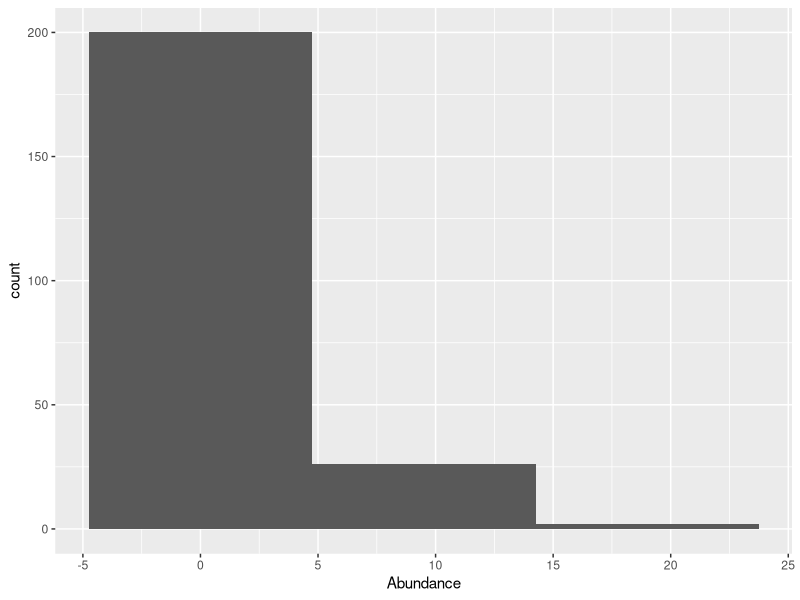
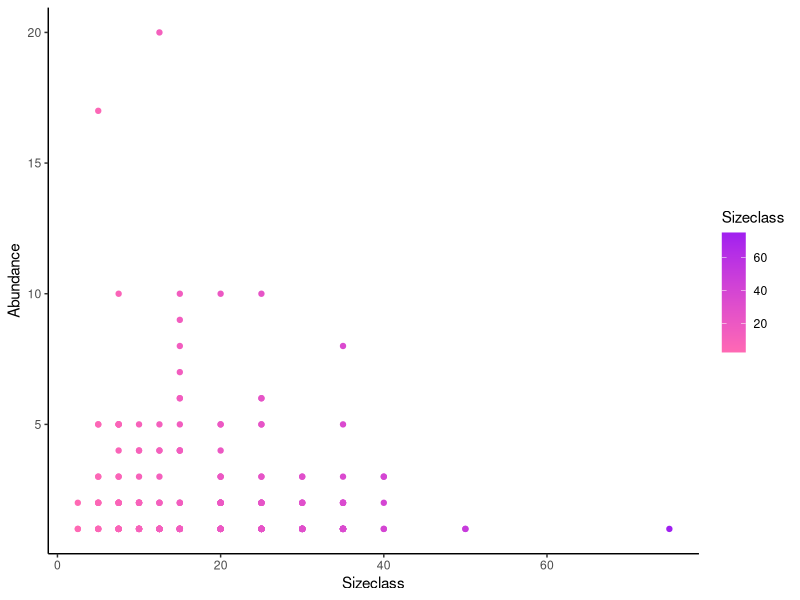
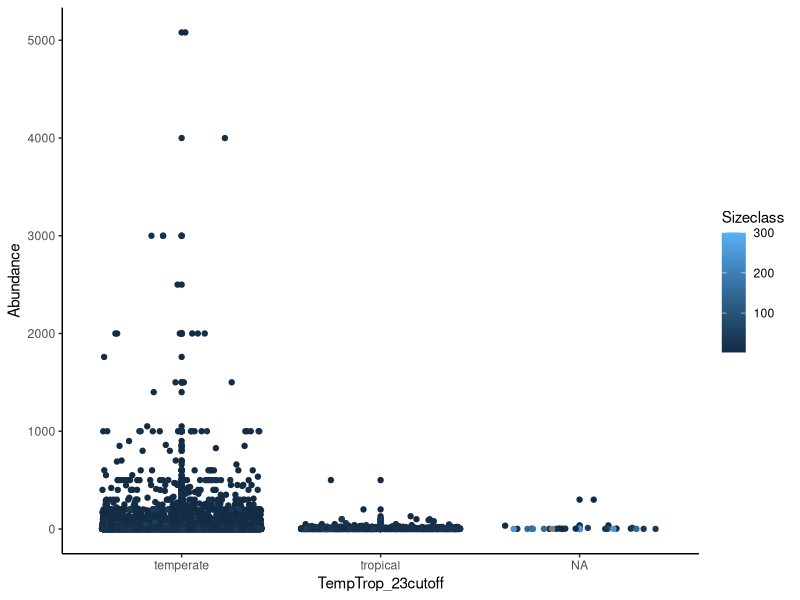
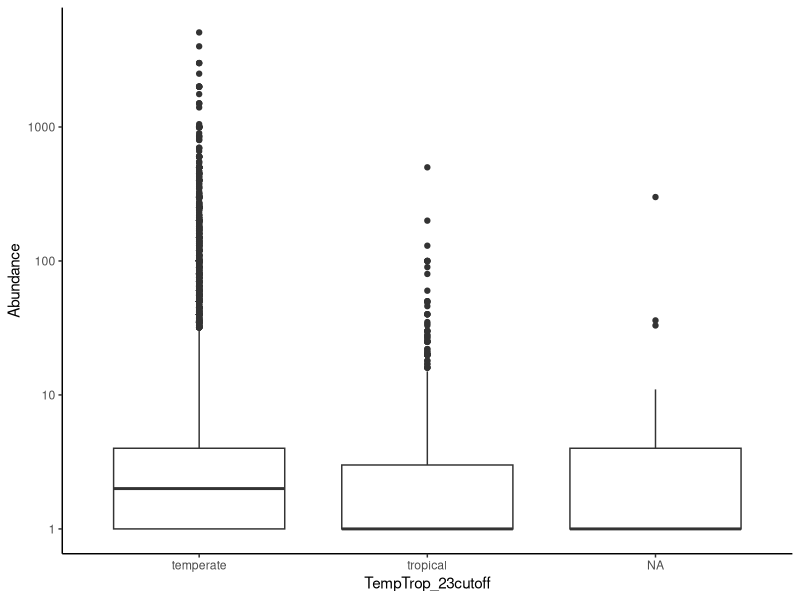
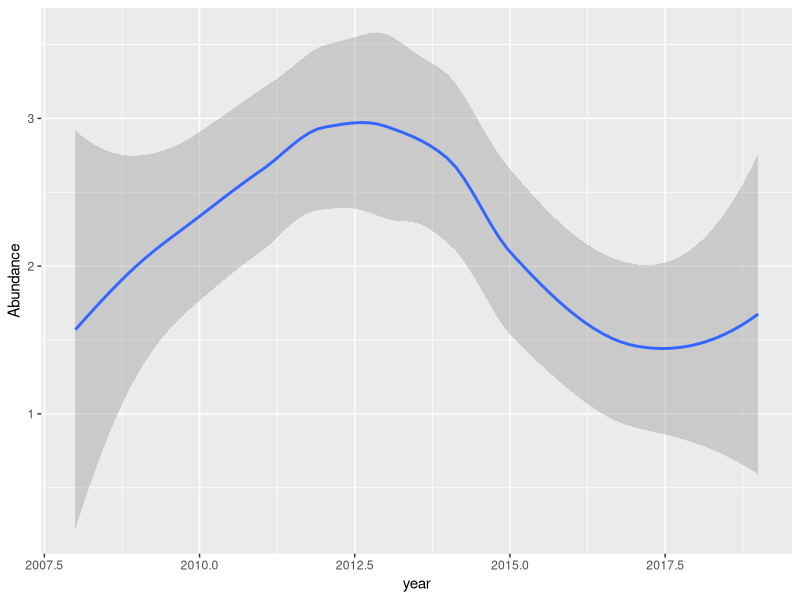
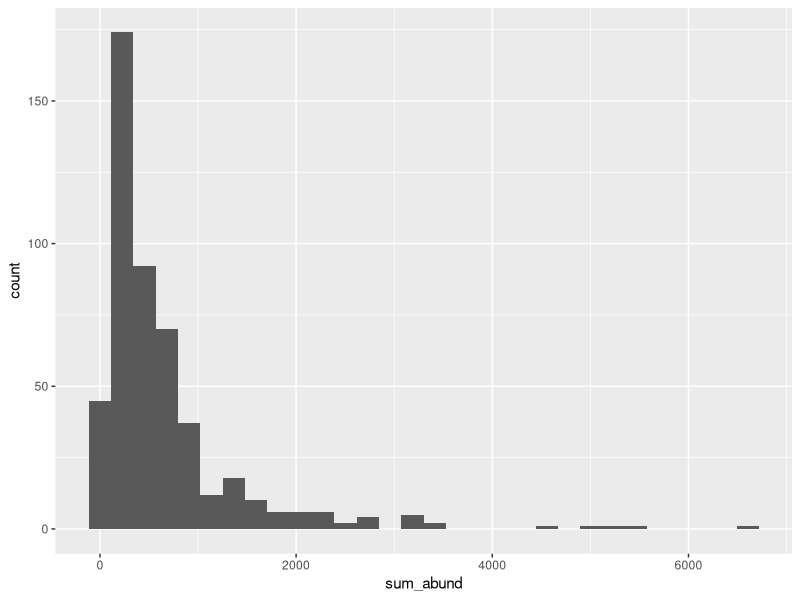
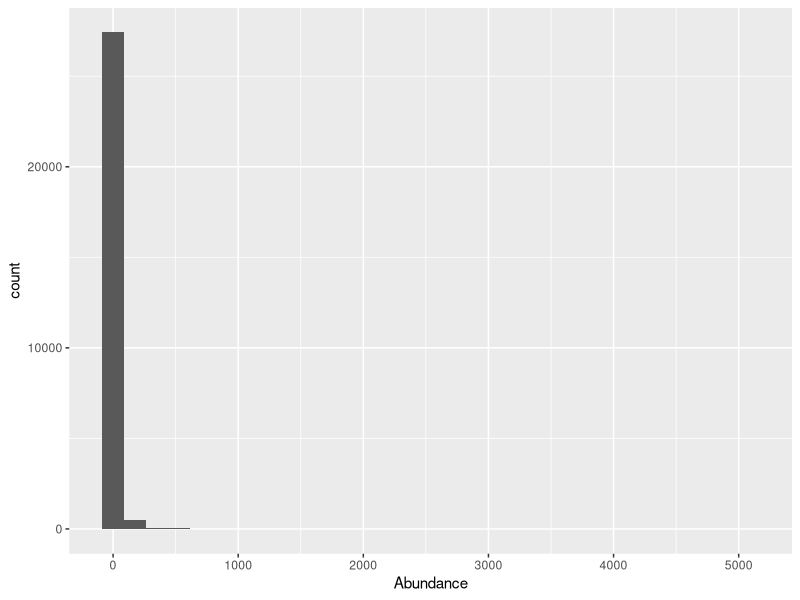
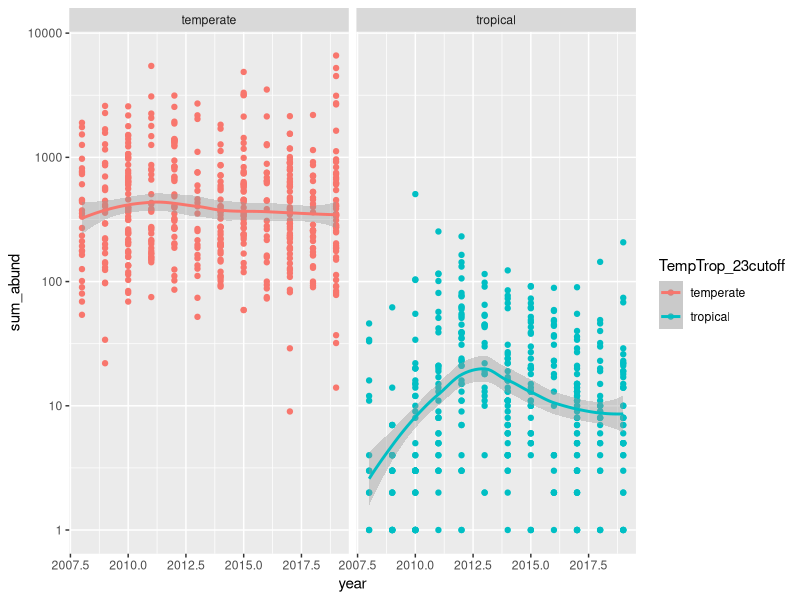

The R source for these figures, in order:
# RLS data wrangling course
# CJ Brown 
# 2020-10-22

library(readr)

# Read the data in 
dat <- read_csv("data-raw/Rottnest-Island-UVC.csv")

head(dat)
tail(dat)
nrow(dat)
ncol(dat)

length(unique(dat$SurveyID))
class(unique(dat$SurveyID))
class(dat)
length(unique(dat$SpeciesID))
class(unique(dat$CURRENT_TAXONOMIC_NAME))
table(dat$Sizeclass)
summary(dat)

dat$Sizeclass
dat$Sizeclass <- as.factor(dat$Sizeclass)
dat$Sizeclass
levels(dat$Sizeclass)

dat$Sizeclass <- as.numeric(as.character(dat$Sizeclass))

# ---------------- 
# Data wrangling 
# ---------------- 

library(dplyr)

datscarus <- filter(dat, CURRENT_TAXONOMIC_NAME == "Scarus ghobban")
unique(datscarus$SpeciesID)
length(unique(datscarus$SpeciesID))

unique(dat$Method)

datsub <- select(dat, -Method)
names(datsub)
names(dat)

datsub2 <- select(dat, SurveyID:Sizeclass, Abundance:TempTrop_23cutoff)
names(datsub2)

?select

# ---------- 
# Plotting 
# --------- 

library(ggplot2)

ggplot(datscarus) + 
  aes(x = Abundance) +
  geom_histogram(bins = 3)

ggplot(datscarus) + 
  aes(x = Sizeclass, y = Abundance, color = Sizeclass) + 
  geom_point() + 
  theme_classic() + 
  # scale_color_viridis_c() 
   scale_colour_gradient(low = "hotpink", high = "purple")

ggplot(dat)+ 
  aes(x=TempTrop_23cutoff, y=Abundance, color = Sizeclass)+
  geom_point()+
  geom_jitter() + 
  theme_classic()

ggplot(dat)+ 
  # add x and y axis
  aes(x=TempTrop_23cutoff, y=Abundance, color = Sizeclass)+
  # make a boxplot 
  geom_boxplot() + 
  #scale y axis on log scale
  scale_y_log10() + 
  theme_classic()

#
# Joining 
#

survdat <- read_csv("data-raw/Rottnest-Island-surveys.csv")
head(datscarus)
?left_join
datscarus2 <- left_join(datscarus, survdat, by = "SurveyID")

#Check number of rows stays same
nrow(datscarus)
nrow(datscarus2)

#check for dupblications
nrow(survdat)
length(unique(survdat$SurveyID))

# Dates
library(lubridate)
#Find years from the survey dates
datscarus2$year <- year(datscarus2$SurveyDate)

#plot abundance by years
ggplot(datscarus2) + 
  aes(x = year, y = Abundance) + 
  #geom_point() + 
  stat_smooth()
?stat_smooth()

#
# Errors in joins!
#

head(dat)
head(survdat)

#This will join all the fish observations
# to the survey level data
dat2 <- left_join(dat, survdat, by = "SurveyID")
nrow(dat) #number of rows in original dataframe
nrow(dat2) #number of rows after we join
#notice we have more data after the join!

#Check the number of unique survey IDs
# stays teh same after the join (ie have we lost any?)
length(unique(dat$SurveyID))
length(unique(dat2$SurveyID))
length(unique(survdat$SurveyID))

#Identify duplicates
#finds the row number that is duplicated surveyID
dups <- which(duplicated(survdat$SurveyID))
#shows us which surveyID name was duplicated
survdat$SurveyID[dups]

#print out the rows that are duplicated
filter(survdat, SurveyID == survdat$SurveyID[dups])
#above is same as:
filter(survdat, SurveyID == 6002035)

#Find the 'distinct' rows and remove teh duplicates
survdat2 <- distinct(survdat)
nrow(survdat2)
nrow(survdat)
#Hooray! we got rid of the duplicates in survdat2

#Now repeat the join, but using survey data 
# WITHOUT duplicates
dat2 <- left_join(dat, survdat2, by = "SurveyID")
#Check that there aren't duplicates
nrow(dat2)
nrow(dat)

#Add the site level information 
sdat <- read_csv("data-raw/Rottnest-Island-sites.csv")
length(unique(sdat$SiteCode))
nrow(sdat)
dat3 <- left_join(dat2, sdat, by= "SiteCode")
nrow(dat3)
names(dat3)

#
# Summarizing by groups
#

sum(dat3$Abundance)
#Try again, but ignore missing numbers
sum(dat3$Abundance, na.rm = TRUE)

#this does the same as above, but is a step on the way
# to more complex summaries
summarize(dat3, sum(Abundance, na.rm = TRUE))

#Tell R what to group by, in this case surveys
dat3g <- group_by(dat3, SurveyID)
datA <- summarize(dat3g, 
          sum_abund = sum(Abundance, na.rm = TRUE))
datA

# Histogram of survey level abundances
ggplot(datA) + 
  aes(x = sum_abund, color = NULL) + 
  geom_histogram()

#histogram of all fish schools
ggplot(dat) + 
  aes(x = Abundance, color = NULL) +
  geom_histogram()

#
#Grouping by multiple variables 
#
unique(dat3$TempTrop_23cutoff)

#REMOVE species with NA temp/trop

#is.na - find the NA rows for temptrop
# ! means NOT
# so !is.na() find the NOT NAs (so the rows that have
# a value)
#now use that to filter out all the NAs:
dat3 <- filter(dat3, !is.na(TempTrop_23cutoff))

#Group by multple variables 
dat3$year <- year(dat3$SurveyDate)
#
dat3g <- group_by(dat3, SurveyID, SiteCode,
                  year, TempTrop_23cutoff)
#Summarize by unique combos of 
#year, surveyid, sitecode, temptrop
dat4 <- summarize(dat3g, 
                  sum_abund = sum(Abundance, na.rm = TRUE))
dat4

#plot abundance trends by year for tropical and temperate spp. 
ggplot(dat4) + 
  aes(x = year, y = sum_abund, color = TempTrop_23cutoff) +
  geom_point() + 
  stat_smooth() + 
  #Facets splits it into two panels, one for each 
  # of the names in 'temptrop'
  facet_wrap(~TempTrop_23cutoff) + 
  scale_y_log10()

#
# Combining plots and saving them to a file 
#
library(patchwork)

# Histogram of survey level abundances
a <- ggplot(datA) + 
  aes(x = sum_abund, color = NULL) + 
  geom_histogram() + 
  theme_classic()

b <- ggplot(dat4) + 
  aes(x = year, y = sum_abund, color = TempTrop_23cutoff) +
  geom_point() + 
  stat_smooth() + 
  scale_y_log10() + 
  xlab("Year") + 
  ylab("Abundance") + 
  theme_classic()
#we created the plot, but saved it in 'b'
#now to see 'b', just type 'b':
b

c <- a + b
c
c_stacked <- a/b
c_stacked

ggsave("fig-1.png", c_stacked) #for png
ggsave("fig-1.pdf", c_stacked) # for pdf

